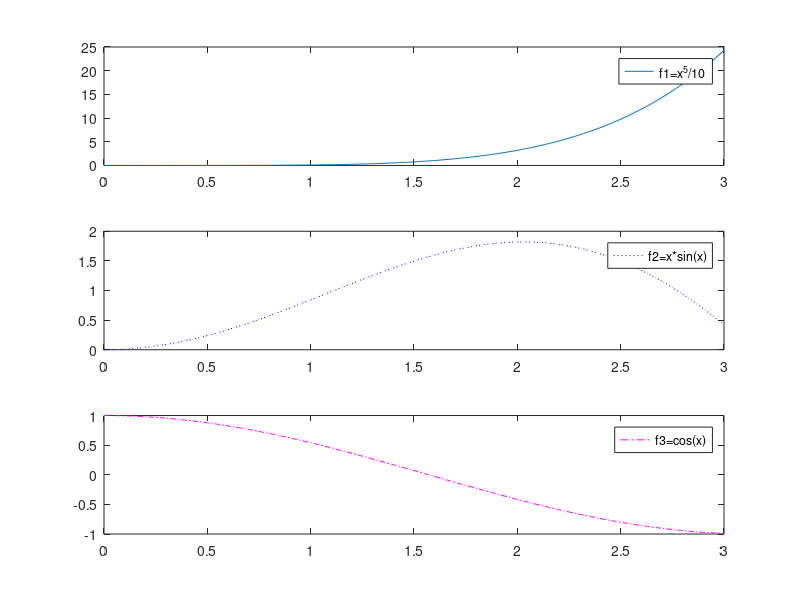

Here is the MATLAB script that generated this plot:
x=0:0.01:3;
f1=x.^5/10;
f2=x.*sin(x);
f3=cos(x);

subplot(3,1,1)
plot(x,f1)
legend('f1=x^5/10')

subplot(3,1,2)
plot(x,f2,':b')
legend('f2=x*sin(x)')

subplot(3,1,3)
plot(x,f3,'-.m')
legend('f3=cos(x)')
